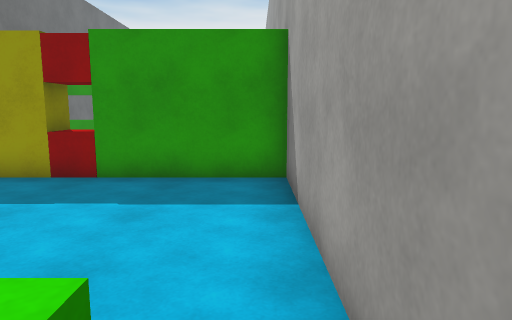
[1] (above)

14 first-person views from a walk through a Unity game level. The camera is 1.5 m above the floor, tilts 8° down and sees 70° across. The floor is counted in squares, 1 m on a side. Each view is taken from the middle of a square. On the plan, view 1 faces up. The plan holds only what a view shows up to about 16 squares ahead; the rest is blank. The place goes on beyond the plan. Surface patterns are stand-ins for the level's own textures.

[2]
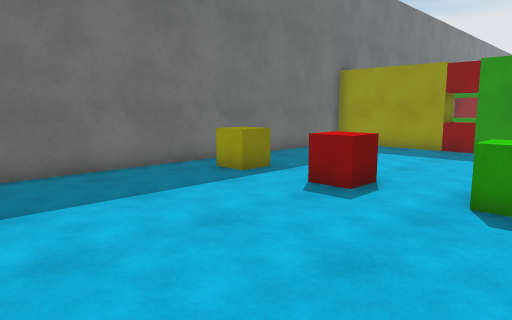

[3]
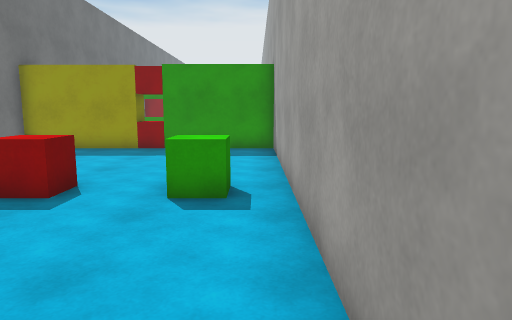

[4]
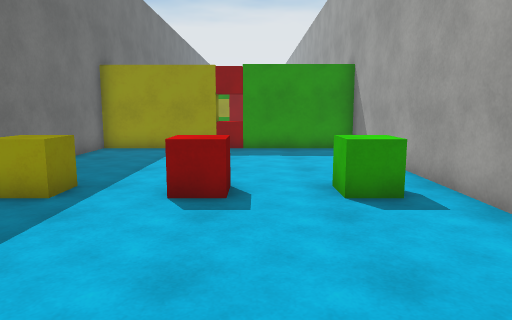

[5]
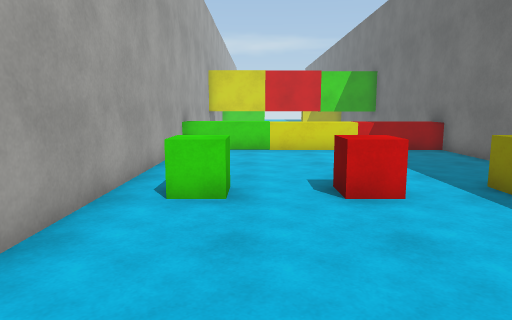

[6]
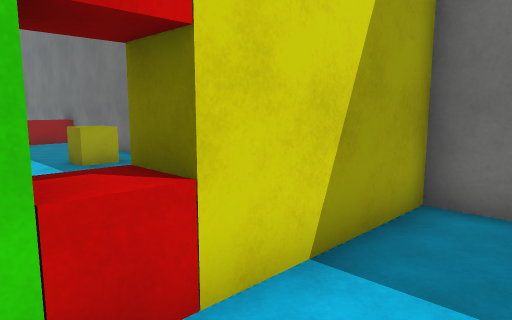

[7]
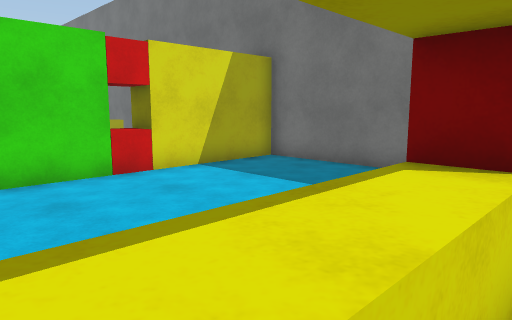

[8]
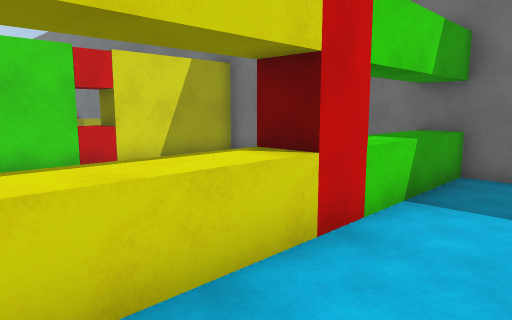

[9]
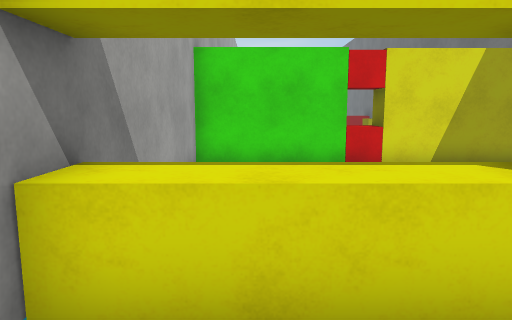

[10]
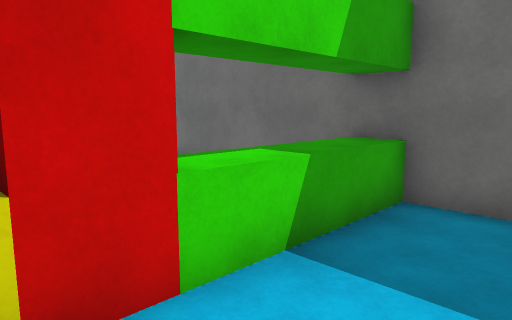

[11]
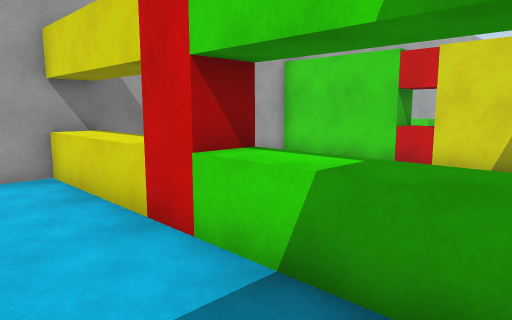

[12]
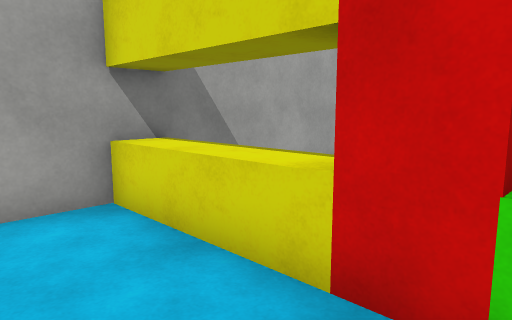

[13]
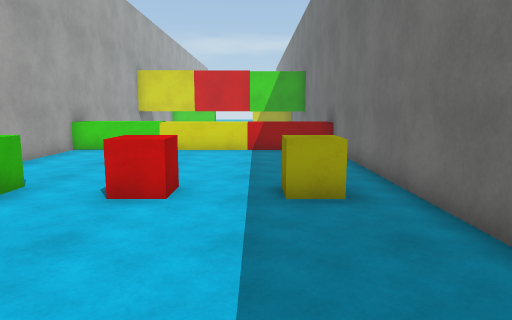

[14]
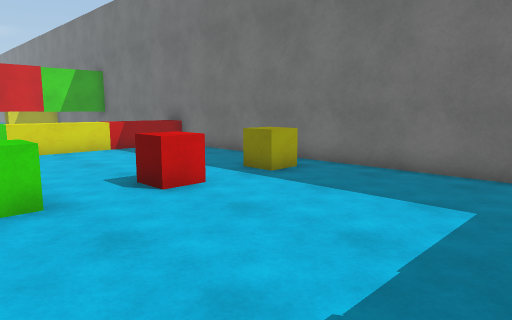

### Floor plan
Key: @ floor where view 1 was taken; # wall or solid block; . floor; ^ raised ledge; C red cube; G green cube; Y yellow cube; B red block.
Columns run from 9 left of view 1 to 1 right of it. Each row starts with its distance up from view 1.
 19  . .. ....
 18 #.........#
 17 #.........#
 16 ^^^^B B^^^#
 15 #         #
 14 #         #
 13 #........ #
 12 #........ #
 11 #........ #
 10 #........ #
  9 #####C#####
  8 #####C#####
  7 #.........#
  6 #.........#
  5 #.........#
  4 #.........#
  3 #.........#
  2 #.........#
  1 #.Y..C..G.#
  0 #.Y..C..G@#
 -1 #.........#
 -2 #.........#
 -3 #.........#
 -4 #.........#
 -5 #.........#
 -6 #.........#
 -7 ^^^^^^^^^^#

Where each view was taken, in squares from view 1:
view 1: 0 up, 0 right, facing up
view 2: 6 down, 0 right, facing up-left
view 3: 6 down, 0 right, facing up
view 4: 6 down, 3 left, facing up
view 5: 7 up, 2 left, facing down
view 6: 11 up, 3 left, facing down-left
view 7: 17 up, 0 right, facing down-left
view 8: 19 up, 0 right, facing down-left
view 9: 19 up, 1 left, facing down
view 10: 19 up, 3 left, facing down-left
view 11: 19 up, 8 left, facing down-right
view 12: 19 up, 5 left, facing down-right
view 13: 7 up, 6 left, facing down
view 14: 7 up, 0 right, facing down-left
